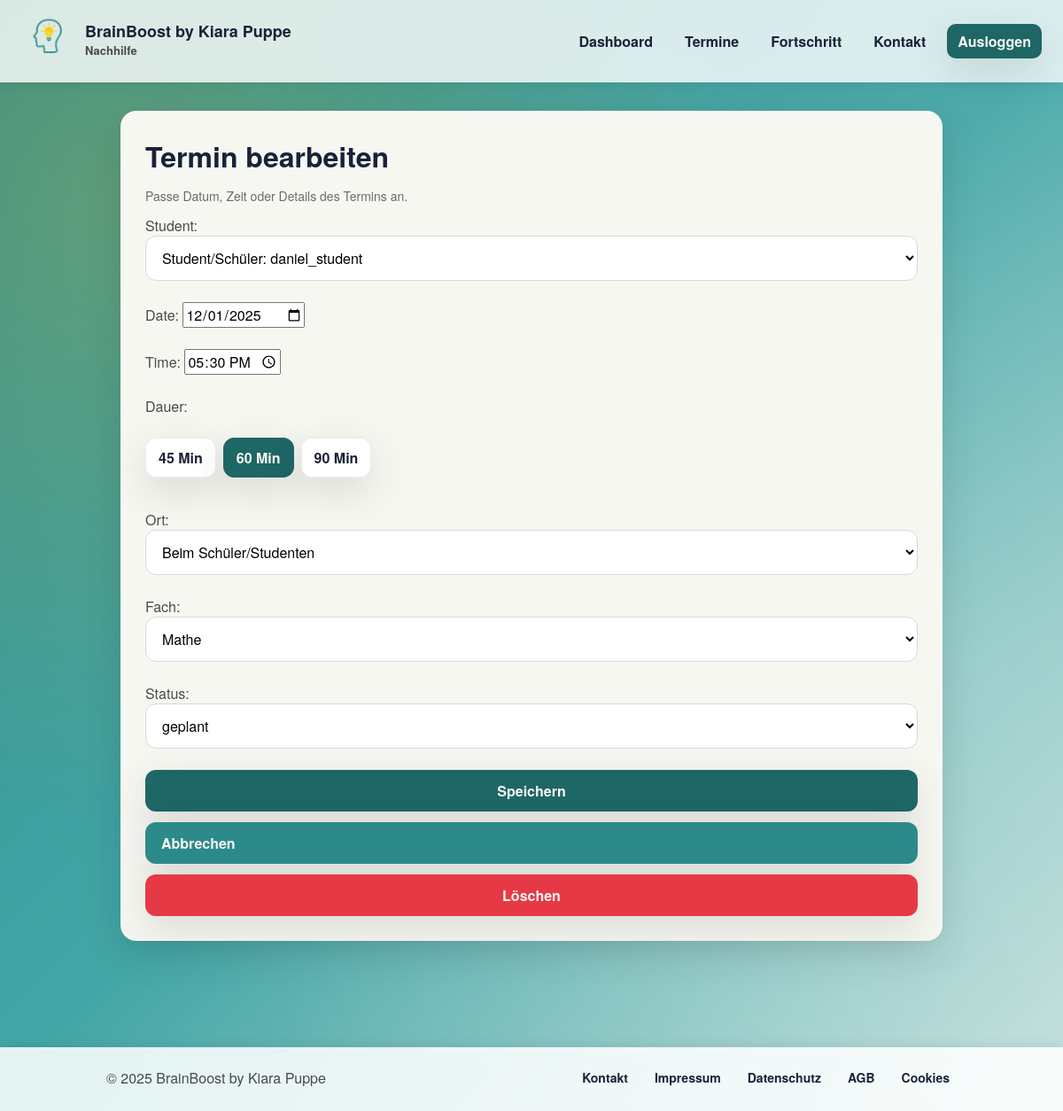
/termine/5/bearbeiten/ (signed in), run on an earlier commit of the app's database.
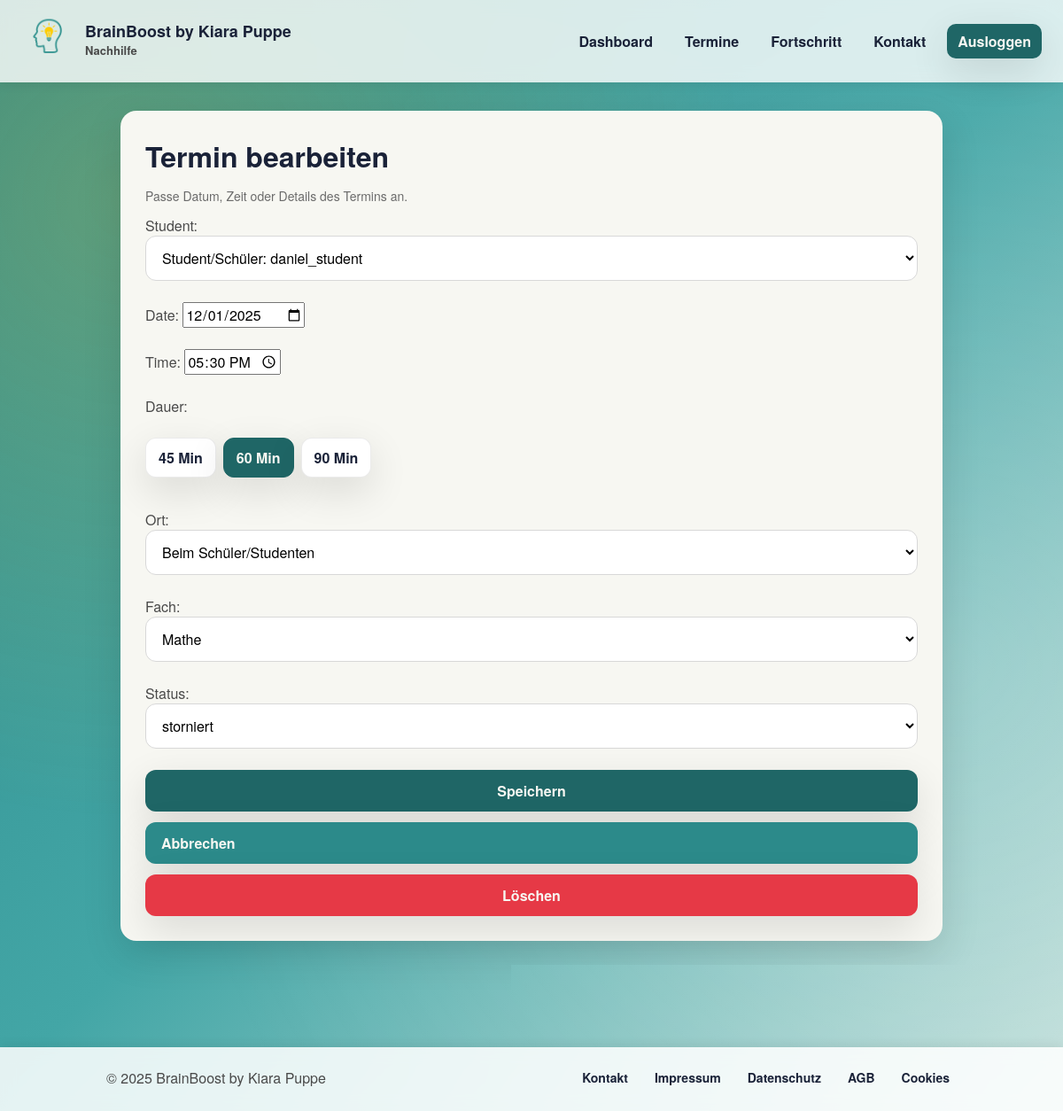
And on a later commit of the database.
### core/models.py (models this page shows, shortened)
class Lesson(models.Model):
    class Status(models.TextChoices):
        PLANNED = "planned", "geplant"
        COMPLETED = "completed", "vorbei"
        CANCELLED = "cancelled", "storniert"
    class Ort(models.TextChoices):
        BIB = "library", "Bibliothek Braunschweig"
        BIB_WOB = "library_wob", "Bibliothek Wolfsburg"
        ZUHAUSE_STUDENT = "at home", "Beim Schüler/Studenten"
        ZUHAUSE_BRAIN = "at brainboost", "Bei mir"
        ONLINE = "online", "online"
    date = models.DateField()
    time = models.TimeField()
    ort = models.CharField(
        max_length=20,
        choices=Ort.choices,
        default=Ort.ZUHAUSE_STUDENT,
    )
    duration_minutes = models.PositiveIntegerField()
    student = models.ForeignKey(
        StudentProfile,
        on_delete=models.CASCADE,
        related_name="lessons",
    )
    tutor = models.ForeignKey(
        TutorProfile,
        on_delete=models.CASCADE,
        related_name="lessons",
    )
    fach = models.CharField(
        max_length=50,
        choices=[
            ("mathe", "Mathe"),
            ("deutsch", "Deutsch"),
            ("englisch", "Englisch"),
            ("naturwissenschaften", "Naturwissenschaften"),
            ("franzoesisch", "Französisch"),
            ("spanisch", "Spanisch"),
            ("musik", "Musik"),
        ],
        default="mathe",
    )
    status = models.CharField(
        max_length=20,
        choices=Status.choices,
        default=Status.PLANNED,
    )
    cancellation_reason = models.TextField(blank=True, default="")
    reschedule_requested = models.BooleanField(default=False)
    location_address = models.CharField(max_length=255, blank=True)
    distance_km = models.DecimalField(max_digits=6, decimal_places=2, null=True, blank=True)
    class Meta:
        ordering = ["date", "time"]
        verbose_name = "Termin"
        verbose_name_plural = "Termine"

### core/views.py (the view)
# urls.py: path("termine/<int:lesson_id>/bearbeiten/", views.lesson_edit, name="lesson_edit"),
@login_required
def lesson_edit(request, lesson_id):
    _ensure_profile_for_user(request.user)
    lesson = get_object_or_404(Lesson, pk=lesson_id)
    is_tutor = hasattr(request.user, "tutor_profile") and lesson.tutor == request.user.tutor_profile
    if not is_tutor:
        return redirect("lesson_list")
    if request.method == "POST":
        form = LessonForm(
            data=request.POST,
            instance=lesson,
            tutor_profile=request.user.tutor_profile if is_tutor else None,
            allowed_students=None,
        )
        if form.is_valid():
            updated = form.save(commit=False)
            _assign_location_and_distance(updated)
            updated.save()
            return redirect("lesson_list")
    else:
        form = LessonForm(
            instance=lesson,
            tutor_profile=request.user.tutor_profile if is_tutor else None,
            allowed_students=None,
        )
    return render(request, "lesson_form.html", {"form": form, "is_edit": True, "lesson": lesson})

### core/forms.py
class LessonForm(forms.ModelForm):
    date = forms.DateField(
        widget=forms.DateInput(attrs={"type": "date"}, format="%Y-%m-%d"),
        input_formats=["%Y-%m-%d"],
    )
    time = forms.TimeField(
        widget=forms.TimeInput(attrs={"type": "time"}, format="%H:%M"),
        input_formats=["%H:%M"],
    )
    duration_minutes = forms.TypedChoiceField(
        choices=[(45, "45 Min"), (60, "60 Min"), (90, "90 Min")],
        coerce=int,
        widget=forms.RadioSelect(attrs={"class": "pill-options"}),
        label="Dauer",
    )
    class Meta:
        model = Lesson
        fields = ["student", "date", "time", "duration_minutes", "ort", "fach", "status"]
    def __init__(self, *args, tutor_profile=None, allowed_students=None, **kwargs):
        super().__init__(*args, **kwargs)
        if allowed_students is not None:
            self.fields["student"].queryset = allowed_students
        elif tutor_profile:
            students_qs = StudentProfile.objects.filter(
                lessons__tutor=tutor_profile
            ).distinct()
            self.fields["student"].queryset = students_qs if students_qs.exists() else StudentProfile.objects.all()

### core/templates/lesson_form.html (shortened to what this page needs)
{% extends "base.html" %}
{% block content %}
<div class="card">
    <h1>{% if is_edit %}Termin bearbeiten{% else %}Neuen Termin anlegen{% endif %}</h1>
    <p class="muted">
        {% if is_edit %}Passe Datum, Zeit oder Details des Termins an.{% else %}Plane einen Termin für deine Schüler/Studenten.{% endif %}
    </p>
    <form method="post">
        {{ form.as_p }}
        <button class="button" type="submit">Speichern</button>
        <a class="button" style="background: var(--teal);" href="{% url 'lesson_list' %}">Abbrechen</a>
        {% if is_edit and lesson %}
            <button class="button" style="background: var(--red);" formaction="{% url 'lesson_delete' lesson.id %}" formmethod="post" onclick="return confirm('Diesen Termin wirklich löschen?');">Löschen</button>
        {% endif %}
    </form>
</div>
{% endblock %}

What changed in the data, as far as the page shows it:
changed Lesson "Student/Schüler: daniel_student": status "geplant" → "storniert"
